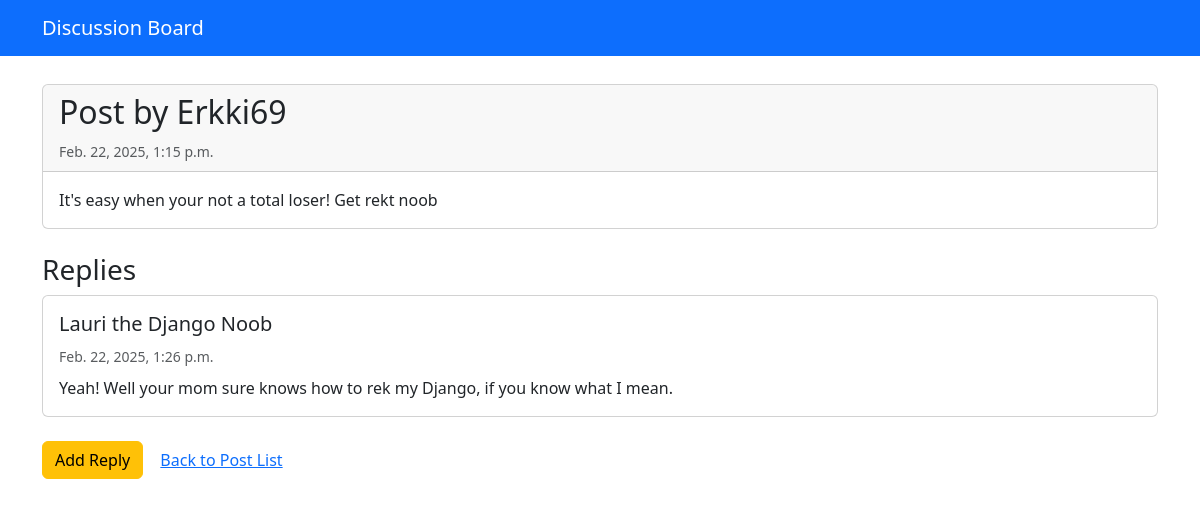
The app's page /post/2/ with its own data.
### discussion/models.py (models this page shows)
class Post(models.Model):
    nickname = models.CharField(max_length=50)
    content = models.TextField()
    created_at = models.DateTimeField(auto_now_add=True)

class Reply(models.Model):
    post = models.ForeignKey(Post, on_delete=models.CASCADE, related_name='replies')
    nickname = models.CharField(max_length=50)
    content = models.TextField()
    created_at = models.DateTimeField(auto_now_add=True)

### discussion/views.py (the view)
# urls.py: path('post/<int:post_id>/', views.post_detail, name='post_detail'),
def post_detail(request, post_id):
    post = get_object_or_404(Post, id=post_id)
    return render(request, 'discussion/post_detail.html', {'post': post})

### discussion/templates/discussion/post_detail.html (shortened to what this page needs)
{% extends "base.html" %}
{% block content %}
<div class="card mb-4">
  <div class="card-header">
    <h2>Post by {{ post.nickname }}</h2>
    <small class="text-muted">{{ post.created_at }}</small>
  </div>
  <div class="card-body">
    <p class="card-text">{{ post.content }}</p>
  </div>
</div>
<div class="mb-4">
  <h3>Replies</h3>
  {% if post.replies.all %}
    {% for reply in post.replies.all %}
      <div class="card mb-3">
        <div class="card-body">
          <h5 class="card-title">{{ reply.nickname }}</h5>
          <small class="text-muted">{{ reply.created_at }}</small>
          <p class="card-text mt-2">{{ reply.content }}</p>
        </div>
      </div>
    {% endfor %}
  {% else %}
    <p>No replies yet.</p>
  {% endif %}
</div>
<a href="{% url 'create_reply' post.id %}" class="btn btn-warning">Add Reply</a>
<a href="{% url 'post_list' %}" class="btn btn-link">Back to Post List</a>
{% endblock %}

### discussion/templates/base.html (style rules this page uses)
body { padding-top: 60px; }

### records on screen
Post: nickname "Erkki69", created_at "Feb. 22, 2025, 1:15 p.m.", content "It's easy when your not a total loser! Get rekt noob"
Reply: nickname "Lauri the Django Noob", created_at "Feb. 22, 2025, 1:26 p.m.", content "Yeah! Well your mom sure knows how to rek my Django, if you know what I mean."
